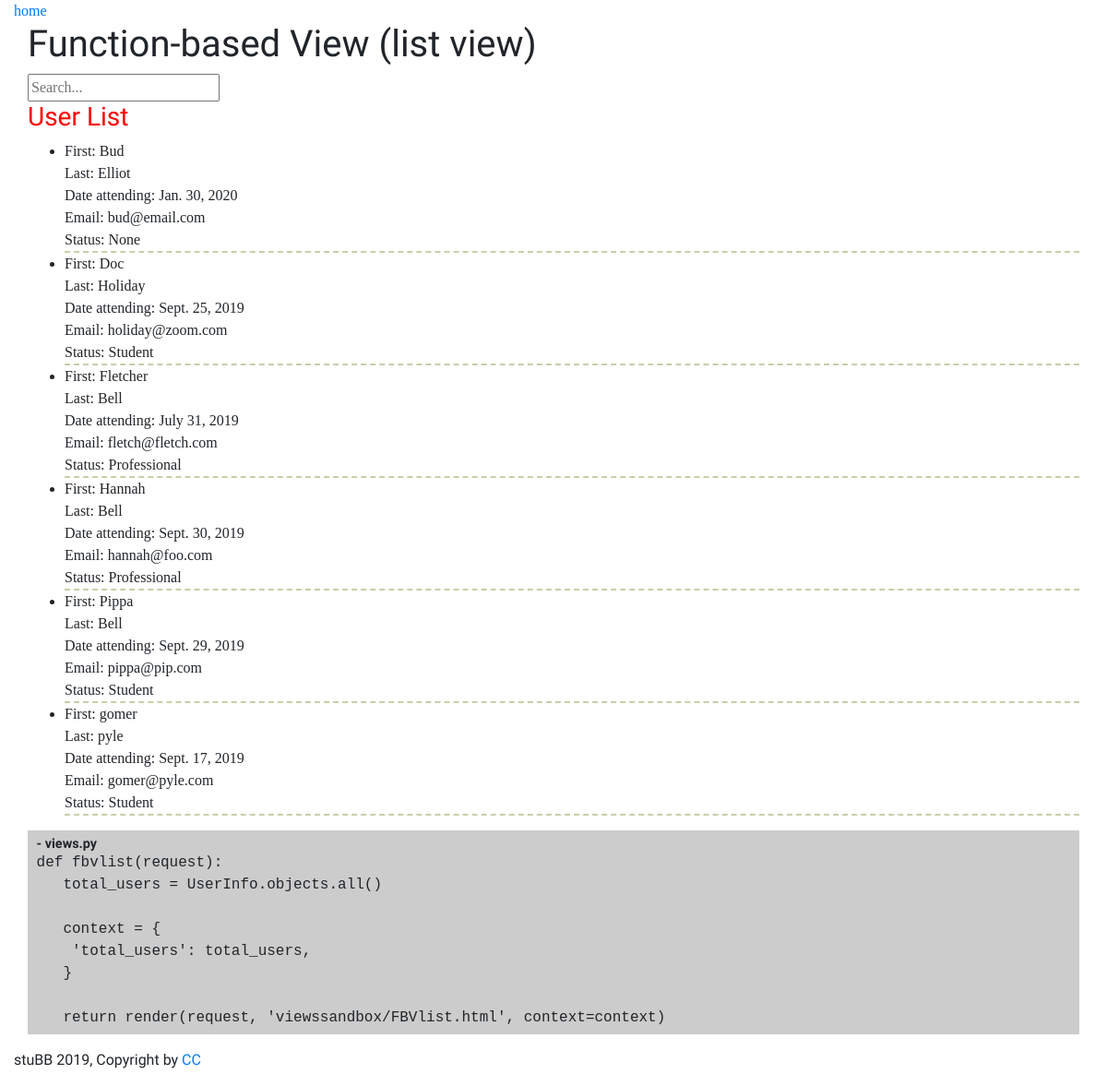
/views-sandbox/fbvlist/, run on the app's committed database.
### viewssandbox/models.py (models this page shows, shortened)
class CommonField(models.Model):
  created_date = models.DateTimeField(auto_now_add=True)
  update_date = models.DateTimeField(blank=True, null=True)

class UserInfo(CommonField):
  STATUS_CHOICES = [
    ('Student', 'Student'),
    ('Professional', 'Professional')
  ]
  first_name = models.CharField(max_length=40, null=False, help_text="Please enter a first name.")
  last_name = models.CharField(max_length=60, null=True)
  attend_date = models.DateField(null=False, blank=False)
  email = models.EmailField(null=False)
  status = models.CharField(max_length=12, choices=STATUS_CHOICES, null=True, blank=True, help_text="Please choose your current position as student or professionsl.")
  class Meta:
    ordering = ['first_name']
    verbose_name_plural = "User info"

### viewssandbox/views.py (the view)
# urls.py: path('fbvlist/', views.fbvlist, name='fbvlist'),
def fbvlist(request):
  query = request.GET.get('q', None)
  total_users = UserInfo.objects.all()
  if query is not None:
      total_users = total_users.filter(
          Q(first_name__icontains=query) | Q(last_name__icontains=query)
      )
  context = {
      'total_users': total_users,
  }
  return render(request, 'viewssandbox/FBV_list.html', context=context)

### viewssandbox/templates/viewssandbox/FBV_list.html (shortened to what this page needs)
{% extends 'viewssandbox/base.html' %}
{% block content %}
    <h1>Function-based View (list view)</h1>
    <form action="#" method="get">
        <input name="q" type="text" placeholder="Search...">
    </form>
    <h3>User List</h3>
    {% if total_users %}
    <ul>
        {% for user_info in total_users %}
        <li class="result">
            First: {{ user_info.first_name }}<br>
            Last: {{ user_info.last_name }}<br>
            Date attending: {{ user_info.attend_date}}<br>
            Email: {{ user_info.email }}<br>
            Status: {{ user_info.status }}<br>
        </li>
        {% endfor %}
    </ul>
        {% else %}
        <p>There are no users in the system at this time.</p>
    {% endif %}
    <blockquote>
        <header class="blockquote-header">- views.py</header>
        def fbvlist(request):<br>
        &nbsp;&nbsp; total_users = UserInfo.objects.all()<br><br>
        &nbsp;&nbsp; context = {<br>
        &nbsp;&nbsp;&nbsp; 'total_users': total_users,<br>
        &nbsp;&nbsp; }<br><br>
        &nbsp;&nbsp; return render(request, 'viewssandbox/FBVlist.html', context=context)
    </blockquote>
{% endblock %}

### viewssandbox/static/styles/viewssandbox.css (style rules this page uses)
body { font-family: 'Cormorant', serif; }
h1, h3, footer { font-family: 'Darker Grotesque', sans-serif; }
h3 { color: red; }
blockquote { padding: .4rem .6rem; background: #ccc; font-family: "Courier New", Serif; }
.blockquote-header { font: bold 90% 'Darker Grotesque', sans-serif; }
ul { list-style-type: disc; }
.result, .search-result p { border-bottom: 2px dashed #cca; }

### data on the page
UserInfo: first_name "Bud", last_name "Elliot", attend_date "Jan. 30, 2020", email "bud@email.com", status "None"
UserInfo: first_name "Doc", last_name "Holiday", attend_date "Sept. 25, 2019", email "holiday@zoom.com", status "Student"
UserInfo: first_name "Fletcher", last_name "Bell", attend_date "July 31, 2019", email "fletch@fletch.com", status "Professional"
UserInfo: first_name "Hannah", last_name "Bell", attend_date "Sept. 30, 2019", email "hannah@foo.com", status "Professional"
UserInfo: first_name "Pippa", last_name "Bell", attend_date "Sept. 29, 2019", email "pippa@pip.com", status "Student"
UserInfo: first_name "gomer", last_name "pyle", attend_date "Sept. 17, 2019", email "gomer@pyle.com", status "Student"
